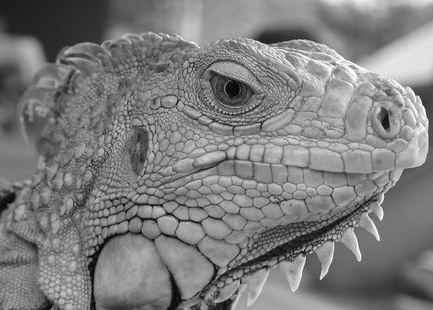
#> input picture notebooks/Lecture4-notebook/iguana.png, 433 x 310 px
$ jupyter execute --allow-errors Lecture4-empty.ipynb
#> lines starting #> are read from the running program, lines starting #| are printed output that depends on the picture; long printed decimals are rounded
# Lecture 4: Edges
### Juan Carlos Niebles and Adrien Gaidon

[cell 1]
import numpy as np
from skimage import io
from matplotlib import pyplot as plt
from scipy.ndimage.filters import convolve
from skimage.transform import hough_line, hough_line_peaks

## 1D Discrete Derivatives
- Backward filter $f'(x) = f(x) - f(x-1)$.  Convolve with $h_b =\left[ 0, 1, -1 \right]$.
- Forward filter $f'(x) = f(x+1) - f(x)$. Convolve with $h_f =\left[ 1, -1, 0 \right]$.
- Central filter $f'(x) = f(x+1) - f(x-1)$. Convolve with $h_c = \left[ \frac{1}{2}, 0, -\frac{1}{2} \right]$.

[cell 2]
hb = np.array([[0,1,-1]])
hf = np.array([[1,-1,0]])
hc = np.array([[1,0,-1]])

f = np.array([[10, 15, 10, 10, 25, 20, 20, 20 ]])
print("Input f:", f)

# run backward and forward approximations, use zero padding

# 2D Discrete Derivatives

Apply 2D discrete derivatives to ```iguana.png```. Display image and $x$ a

$h_x = \frac{1}{3}
\begin{bmatrix}
1 & 0 & -1\\
1 & 0 & -1\\
1 & 0 & -1
\end{bmatrix},
h_y = \frac{1}{3}
\begin{bmatrix}
1 & 1 & 1\\
0 & 0 & 0\\
-1 & -1 & -1
\end{bmatrix}$

[cell 3]
hx = (1/3) * np.array([[1, 0, -1], [1, 0, -1], [1, 0, -1]])
hy = (1/3) *np.array([[1, 1, 1], [0, 0, 0], [-1, -1, -1]])

img = io.imread("iguana.png", as_gray=True)
#> img: shape (310, 433) float64; min 0, max 1, mean 0.492
imgx = convolve(img, hx); print(np.min(imgx), np.max(imgx))
#> after `imgx = convolve(img, hx)`:
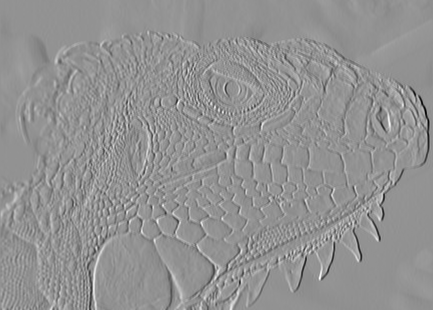
#> imgx: shape (310, 433) float64; min -0.746, max 0.553, mean 0.000466; drawn with min black and max white
#| -0.7464 0.5529
imgy = convolve(img, hy); print(np.min(imgy), np.max(imgy))
#> after `imgy = convolve(img, hy)`:
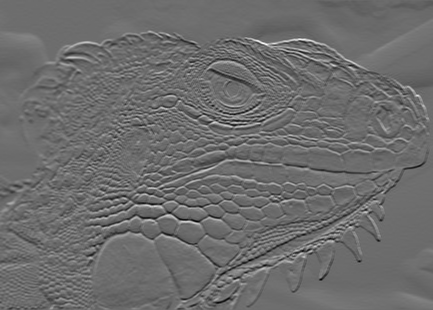
#> imgy: shape (310, 433) float64; min -0.548, max 0.731, mean -0.000443; drawn with min black and max white
#| -0.5477 0.7307

plt.figure(figsize=(18, 6))
plt.subplot(1,3,1); plt.imshow(img, cmap="gray")
plt.subplot(1,3,2); plt.imshow(convolve(img, hx), cmap="gray")
plt.subplot(1,3,3); plt.imshow(convolve(img, hy), cmap="gray")
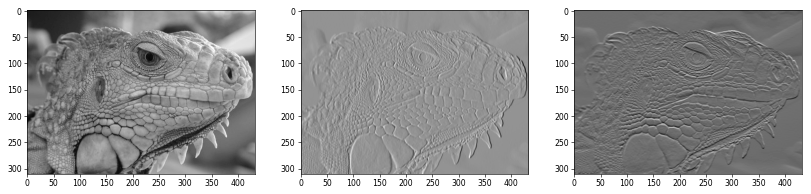
#> figure drawn by matplotlib, 3 panels

# Gradient magnitude
The gradient is a vector at each pixel: $\nabla f(x,y) = \left[ \frac{\partial f}{\partial x}, \frac{\partial f}{\partial y} \right] $.
We can plot the gradient magnitude:
$||\nabla f|| = \sqrt{ \left( \frac{\partial f}{\partial x} \right)^2 + \left( \frac{\partial f}{\partial y} \right)^2}$.
This magnitude is a measure of edge strength.

[cell 4]
mag = np.sqrt((imgx * imgx) + (imgy * imgy))
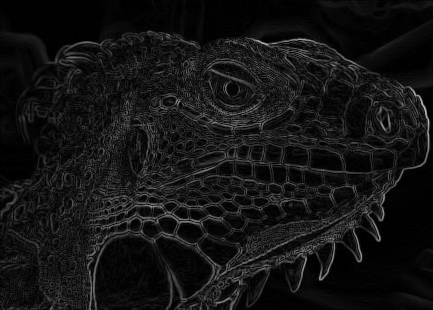
#> mag: shape (310, 433) float64; min 0, max 0.754, mean 0.0793
plt.figure(figsize=(12,6))
plt.subplot(1,2,1); plt.imshow(img, cmap="gray")
plt.subplot(1,2,2); plt.imshow(mag, cmap="gray")

## Canny edge detector

Canny edge detection combines image smoothing and hysteresis thresholding for optimal detection under certain conditions.

[cell 5]
from skimage import feature
sigma = [1, 1.5, 2, 3]
plt.figure(figsize=(20, 5))
for idx, s in enumerate(sigma):
    edge = feature.canny(img, sigma=s)
    plt.subplot(1, 4, idx+1)
    plt.imshow(edge, cmap="gray"); plt.title("sigma = {}".format(s), fontsize=25)
    plt.gca().set_axis_off()
#> this loop made 4 passes
#> pass 1, `edge = feature.canny(img, sigma=s)`:
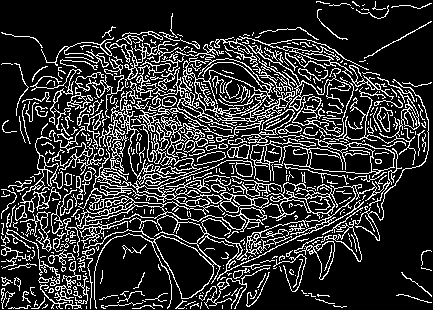
#> edge: shape (310, 433) bool; 19.1% white in thin lines or dots
#> pass 2, `edge = feature.canny(img, sigma=s)`:
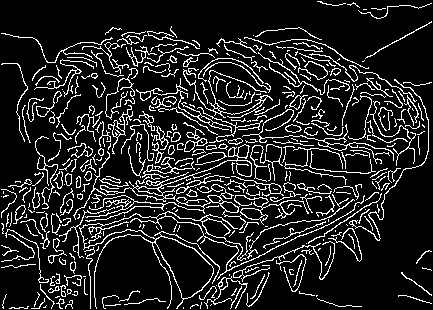
#> edge: shape (310, 433) bool; 13.7% white in thin lines or dots
#> pass 3, `edge = feature.canny(img, sigma=s)`:
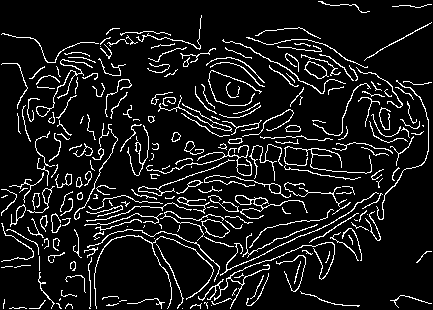
#> edge: shape (310, 433) bool; 9.5% white in thin lines or dots
plt.tight_layout()
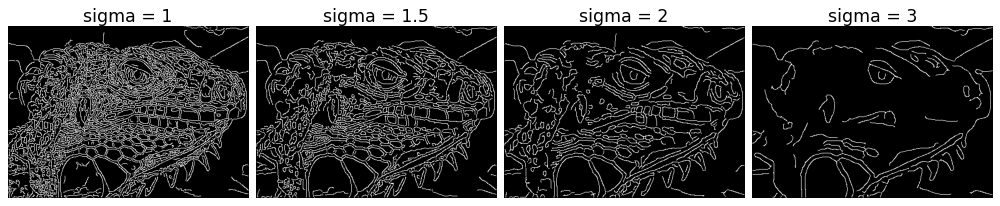
#> figure drawn by matplotlib, 4 panels
